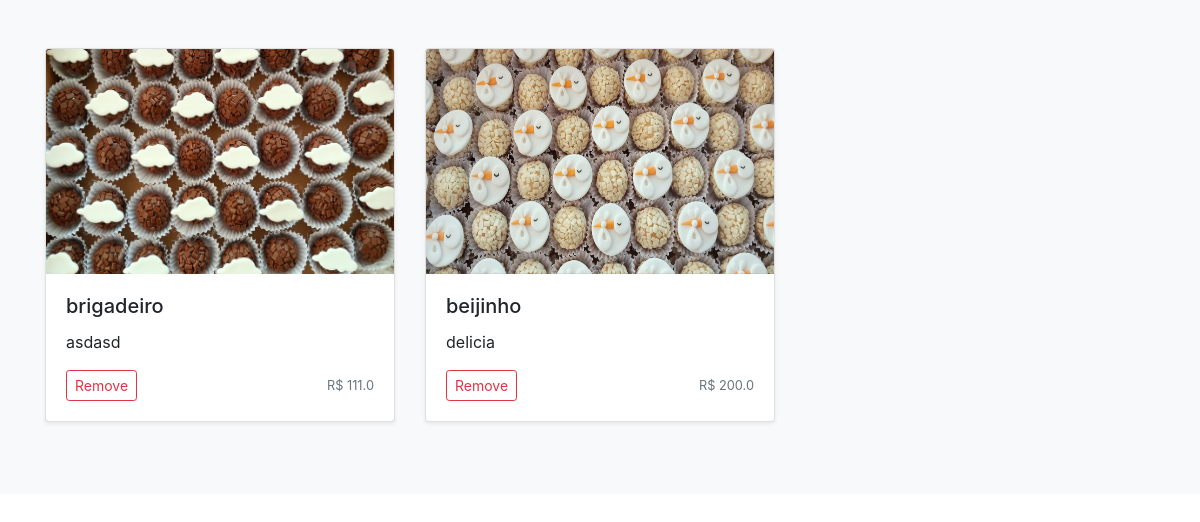
/produtos (signed in), run on an earlier commit of the app's database.
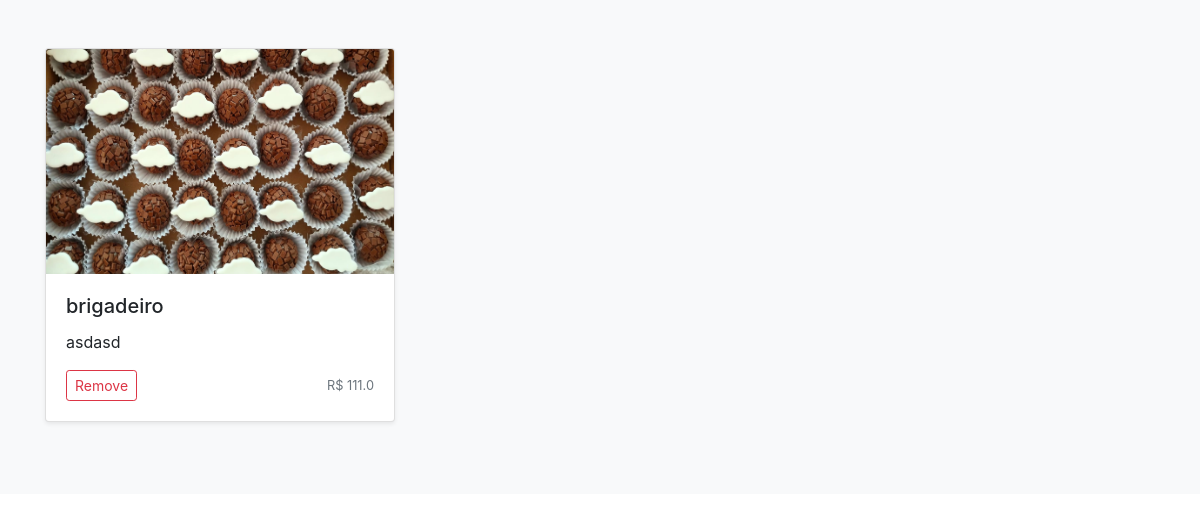
And on a later commit of the database.
### app/models.py (models this page shows)
class Product(db.Model):
    id = db.Column(db.Integer, primary_key=True)
    nome = db.Column(db.String(100), nullable=False)
    descricao = db.Column(db.Text, nullable=False)
    preco = db.Column(db.Float, nullable=False)
    imagem = db.Column(db.String(255), nullable=False)

### app/routes.py (the view)
@app.route('/produtos')
@login_required
def produtos():
    produtos = Product.query.all()
    return render_template('produtos.html', produtos=produtos)

### app/models.py (called while the page is built)
@login_manager.user_loader
def load_user(user_id):
    return User.query.get(int(user_id))

### app/templates/produtos.html (shortened to what this page needs)
<!DOCTYPE html>
<html lang="en">
<head>
    <link href="https://stackpath.bootstrapcdn.com/bootstrap/4.5.2/css/bootstrap.min.css" rel="stylesheet">
</head>
<body>
    <div class="album py-5 bg-light">
        <div class="container">
            <div class="row">
                {% for produto in produtos %}
                <div class="col-md-4">
                    <div class="card mb-4 shadow-sm">
                        <img src="{{ produto.imagem }}" class="bd-placeholder-img card-img-top" width="100%" height="225" alt="{{ produto.nome }}">
                        <div class="card-body">
                            <h5 class="card-title">{{ produto.nome }}</h5>
                            <p class="card-text">{{ produto.descricao }}</p>
                            <div class="d-flex justify-content-between align-items-center">
                                <div class="btn-group">
                                    {% if current_user.is_authenticated %}
                                    <form id="removeForm{{ produto.id }}" method="post" action="/catalogo" onsubmit="event.preventDefault(); removeProduto({{ produto.id }});">
                                        <button type="submit" class="btn btn-sm btn-outline-danger">Remove</button>
                                    </form>
                                    {% endif %}
                                </div>
                                <small class="text-muted">R$ {{ produto.preco }}</small>
                            </div>
                        </div>
                    </div>
                </div>
                {% endfor %}
            </div>
        </div>
    </div>
</body>
</html>

What changed in the data, as far as the page shows it:
removed Product: shows a picture, nome "beijinho", descricao "delicia", preco "200.0"
